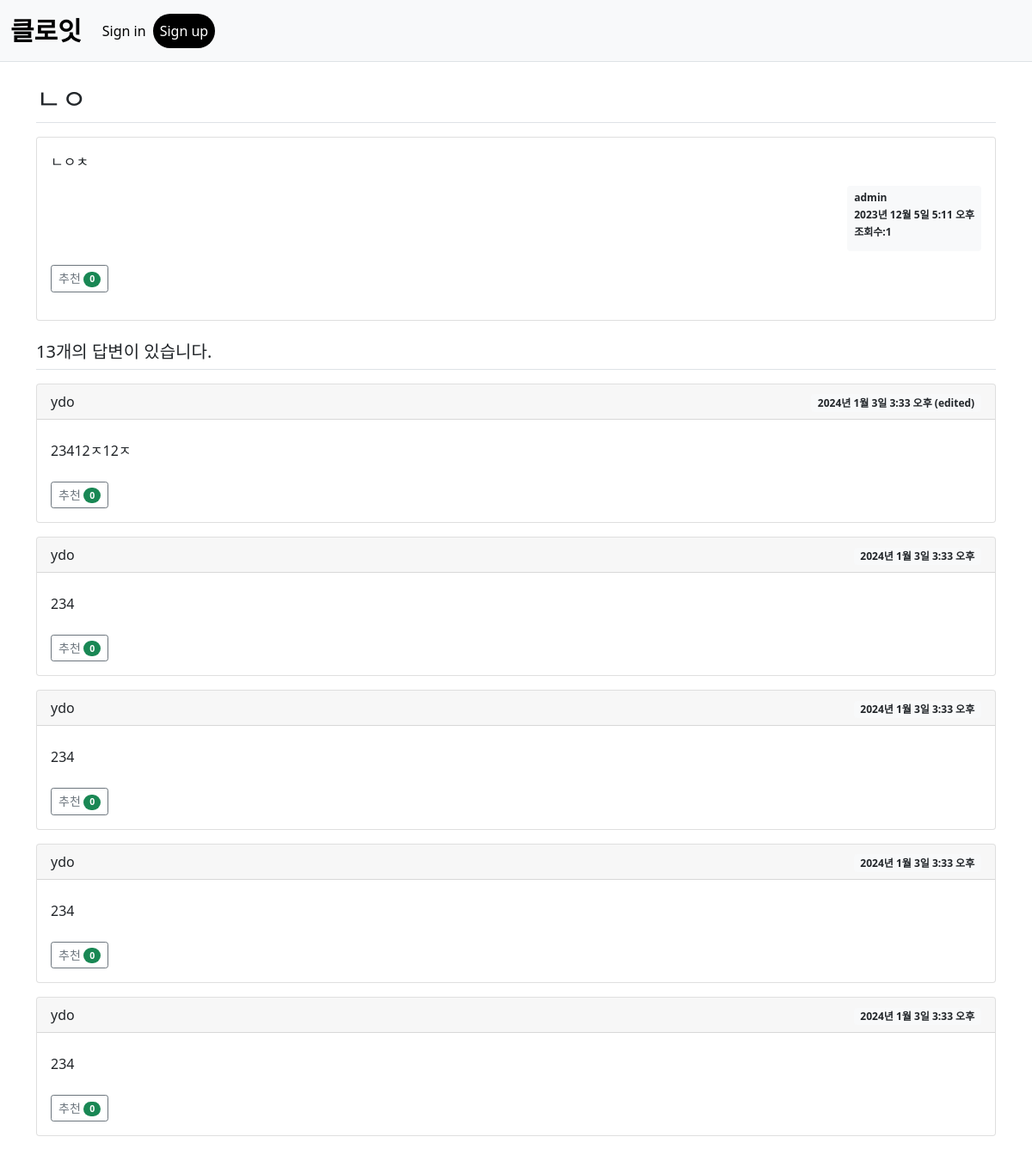
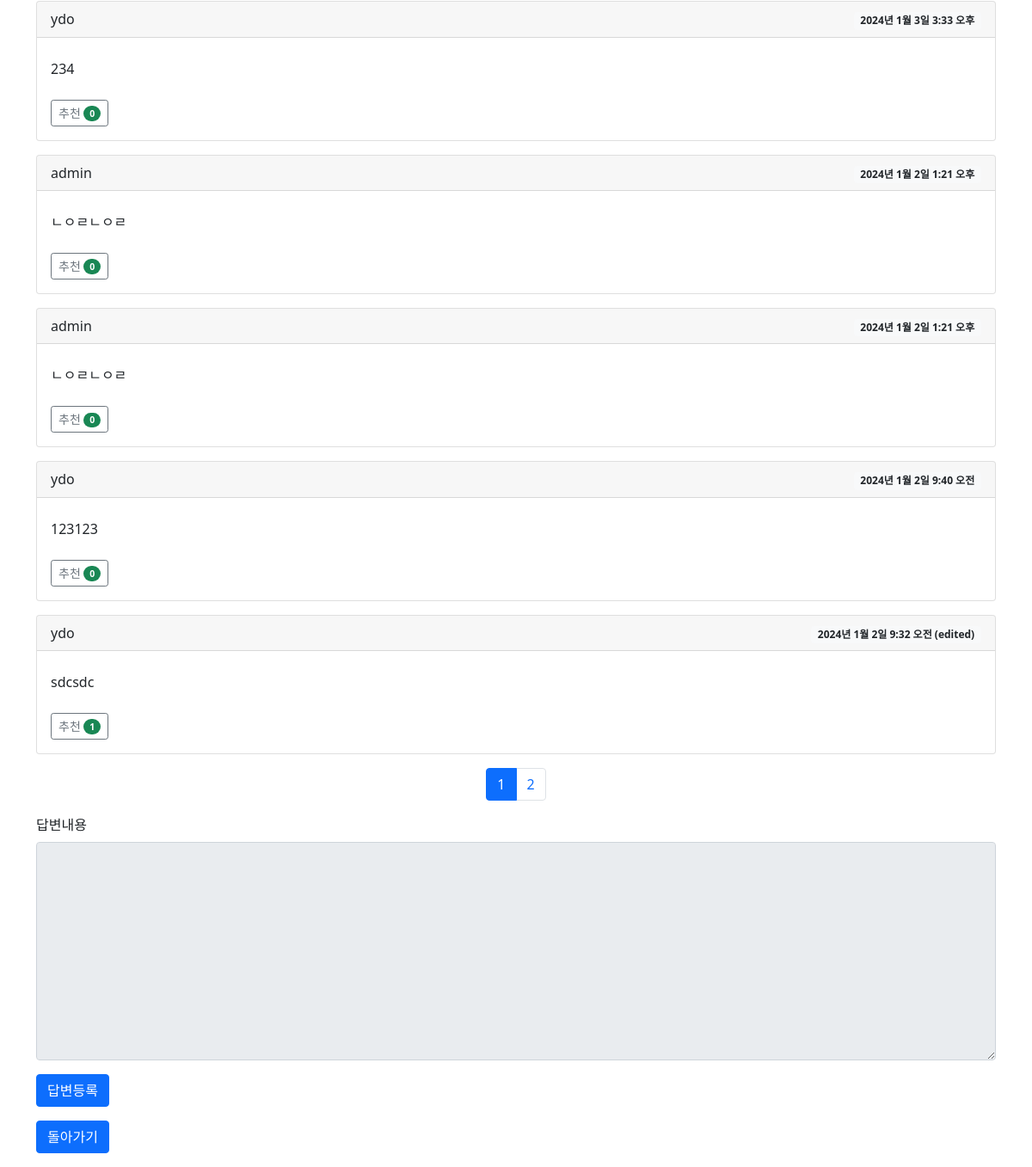
The app's page /pybo/310/ with its own data (2 pictures, top to bottom).
### pybo/models.py (models this page shows, shortened)
class Question(models.Model):
    author = models.ForeignKey(User, on_delete=models.CASCADE, related_name='author_question')
    subject = models.CharField(max_length=200)
    content = models.TextField()
    create_date = models.DateTimeField()
    modify_date = models.DateTimeField(null=True, blank=True)
    voter = models.ManyToManyField(User, related_name='voter_question')  # 추천인 추가
    view_number = models.IntegerField(default='0')  # 조회수 증가

class Answer(models.Model):
    author = models.ForeignKey(User, on_delete=models.CASCADE, related_name='author_answer')
    question = models.ForeignKey(Question, on_delete=models.CASCADE)
    content = models.TextField()
    create_date = models.DateTimeField()
    modify_date = models.DateTimeField(null=True, blank=True)
    voter = models.ManyToManyField(User, related_name='voter_answer')

### pybo/views/base_views.py (the view)
# urls.py: path('<int:question_id>/', base_views.detail, name = 'detail'),
def detail(request, question_id):
    question = get_object_or_404(Question, pk = question_id)
    answer_list = question.answer_set.order_by('-create_date')
    page = request.GET.get('page', '1')  # 페이지
    paginator = Paginator(answer_list, 10)  # 페이지당 10개씩 보여주기
    page_obj = paginator.get_page(page)
    if request.session.get("question_id") == question_id:
        return render(request, 'pybo/question_detail.html', {'question': question, 'answer_list':page_obj, 'page': page })
    question_views.increase_views(request, question_id)
    request.session['question_id'] = question_id
    context = {'question': question, 'answer_list':page_obj, 'page': page }
    return render(request, 'pybo/question_detail.html', context)

### pybo/templatetags/pybo_filter.py (called while the page is built)
@register.filter
def mark(value):
    extensions = ["nl2br", "fenced_code"]
    return mark_safe(markdown.markdown(value, extensions=extensions))

### pybo/views/question_views.py (called while the page is built)
def increase_views(request, question_id):
    question = get_object_or_404(Question, pk=question_id)
    question.view_number += 1
    question.save()

### templates/pybo/question_detail.html (shortened to what this page needs)
{% extends 'base.html' %}
{% load pybo_filter %}
{% block content %}
<div class="container my-3">
    <h2 class="border-bottom py-2">{{ question.subject }}</h2>
    <div class="card my-3">
        <div class="card-body">
            <div class="card-text">{{ question.content|mark }}</div>
            <div class="d-flex justify-content-end">
                <div class="badge bg-light text-dark p-2 text-start">
                    <div class="mb-2">{{ question.author.username }}</div>
                    <div class="my-2">{{ question.create_date }}
                    </div>
                    <div class="my-2"> 조회수:{{ question.view_number }}</div>
                </div>
            </div>
            <div class="my-3">
                <a href="javascript:void(0)" data-uri="{% url 'pybo:question_vote' question.id  %}"
               class="recommend btn btn-sm btn-outline-secondary"> 추천
                <span class="badge rounded-pill bg-success">{{question.voter.count}}</span>
                </a>
            </div>
        </div>
    </div>
    {% if answer_list %}
    <h5 class="border-bottom my-3 py-2">{{question.answer_set.count}}개의 답변이 있습니다.</h5>
    {% for answer in answer_list %}
    <div class="card my-3">
        <div class="card-header">
            <div class="row d-flex ">
                <div class=" col" style="width: 50%;"> {{ answer.author.username}}</div>
                <div class=" col" style="width: 40%; margin-left:800px;">
                    <div class="badge bg-light text-dark text-start" >
                        {{ answer.create_date }}
                        {% if answer.modify_date %}
                        (edited)
                        {% endif %}
                    </div>
                </div>
            </div>
        </div>
        <div class="card-body">
            <div class="card-text py-2" >{{ answer.content|mark}}</div>
            <div>
                <a href="javascript:void(0)" data-uri="{% url 'pybo:answer_vote' answer.id  %}"
                    class="recommend btn btn-sm btn-outline-secondary"> 추천
                    <span class="badge rounded-pill bg-success">{{answer.voter.count}}</span>
                </a>
            </div>
        </div>
    </div>
    {% endfor %}
    {% if answer_list.paginator.num_pages > 1%}
    <ul class="pagination justify-content-center"  >
        {% for page_number in answer_list.paginator.page_range %}
        {% if page_number >= answer_list.number|add:-3 and page_number <= answer_list.number|add:3 %}
        {% if page_number == answer_list.number %}
        <li class="page-item active" aria-current="page">
            <a class="page-link" href="?page={{ page_number }}">{{ page_number }}</a>
        </li>
        {% else %}
        <li class="page-item">
            <a class="page-link" href="?page={{ page_number }}">{{ page_number }}</a>
        </li>
        {% endif %}
        {% endif %}
        {% endfor %}
    </ul>
    {% endif %}
    {% else %}
    <h5 class="border-bottom my-3 py-2">답변이 없습니다.</h5>
    {% endif %}
    <form action="{% url 'pybo:answer_create' question.id %}" method="post" class="my-3">
        <div class="mb-3">
            <label for="content" class="form-label">답변내용</label>
            <textarea {% if not user.is_authenticated %}disabled{% endif %}
              name="content" id="content" class="form-control" rows="10"></textarea>
        </div>
        <input type="submit" value="답변등록" class="btn btn-primary">
    </form>
     <a href="{% url 'pybo:index' %}" class="btn btn-primary"> 돌아가기 </a>
</div>
{% endblock %}

### records on screen
Question: subject "ㄴㅇ", content|mark "ㄴㅇㅊ", author.username "admin", create_date "2023년 12월 5일 5:11 오후", view_number "1", voter.count "0", answer_set.count "13"
Answer: author.username "ydo", create_date "2024년 1월 3일 3:33 오후", shows "(edited)", content|mark "23412ㅈ12ㅈ", voter.count "0"
Answer: author.username "ydo", create_date "2024년 1월 3일 3:33 오후", content|mark "234", voter.count "0"
Answer: author.username "ydo", create_date "2024년 1월 3일 3:33 오후", content|mark "234", voter.count "0"
Answer: author.username "ydo", create_date "2024년 1월 3일 3:33 오후", content|mark "234", voter.count "0"
Answer: author.username "ydo", create_date "2024년 1월 3일 3:33 오후", content|mark "234", voter.count "0"
Answer: author.username "ydo", create_date "2024년 1월 3일 3:33 오후", content|mark "234", voter.count "0"
Answer: author.username "admin", create_date "2024년 1월 2일 1:21 오후", content|mark "ㄴㅇㄹㄴㅇㄹ", voter.count "0"
Answer: author.username "admin", create_date "2024년 1월 2일 1:21 오후", content|mark "ㄴㅇㄹㄴㅇㄹ", voter.count "0"
Answer: author.username "ydo", create_date "2024년 1월 2일 9:40 오전", content|mark "123123", voter.count "0"
Answer: author.username "ydo", create_date "2024년 1월 2일 9:32 오전", shows "(edited)", content|mark "sdcsdc", voter.count "1"

### other values on screen
{{ page_number }} "1"
{{ page_number }} "2"
